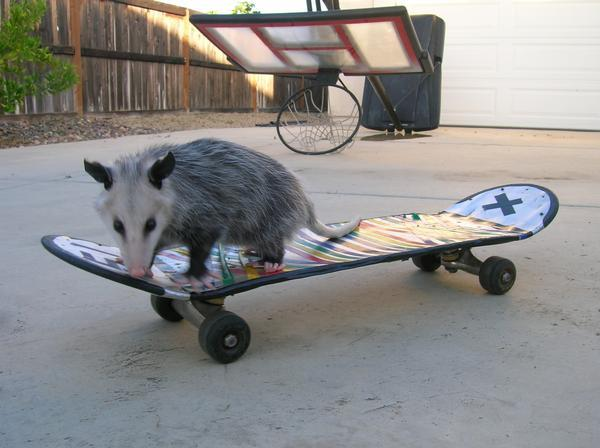
#> input picture testbench/input.png, 600 x 448 px
$ python -i image.py   (imports and definitions only)
#> lines starting #> are read from the running program, lines starting #| are printed output that depends on the picture
import argparse
import ctypes
import imageio
import numpy as np
import scipy.signal
import struct

parser = argparse.ArgumentParser()
# [4 lines not run here, left out]

# [1 line that did not run here, left out]
# [1 line that did not run here, left out]
# [1 line that did not run here, left out]

mode_native_values = {
    "sum_abs": 0,
    "sqrt":    1,
    "bor":     2,
    "avg":     3,
}

# [4 lines not run here, left out]

vertical_kernel = np.array([
    [1, 0, -1],
    [2, 0, -2],
    [1, 0, -1],
]).astype(np.int8)
horizontal_kernel = np.array([
    [-1, -2, -1],
    [ 0,  0,  0],
    [ 1,  2,  1],
]).astype(np.int8)

def reference(img):
    out1 = -scipy.signal.convolve2d(img, vertical_kernel, mode="same").astype(np.int32)
    out2 = -scipy.signal.convolve2d(img, horizontal_kernel, mode="same").astype(np.int32)

    if mode == "sum_abs":
        res = (np.abs(out1) + np.abs(out2)) / 4
    elif mode == "sqrt":
        res = np.sqrt(np.square(out1) + np.square(out2)) / 4
    elif mode == "bor":
        res = np.bitwise_or(out1, out2) / 4
    elif mode == "avg":
        res = (out1 + out2) / 2 / 4
    else:
        raise Exception("unreachable")
    res = res.astype(np.uint8)

    return res

def cxxrtl(img, lib):
    height, width = img.shape

    dll = ctypes.CDLL(lib)

    pixel_buffer = ctypes.create_string_buffer(bytes([x & 0xFF for x in img.ravel()]))
    img_buffer = ctypes.create_string_buffer(4 * height * width)
    conv1_buffer = ctypes.create_string_buffer(4 * height * width)
    conv2_buffer = ctypes.create_string_buffer(4 * height * width)
    kernel1_buffer = ctypes.create_string_buffer(bytes([x & 0xFF for x in vertical_kernel.ravel()]))
    kernel2_buffer = ctypes.create_string_buffer(bytes([x & 0xFF for x in horizontal_kernel.ravel()]))

    dll.sim_apply(
        img_buffer,           conv1_buffer,          conv2_buffer,
        kernel1_buffer,       kernel2_buffer,        pixel_buffer,
        ctypes.c_uint(width), ctypes.c_uint(height), ctypes.c_ubyte(mode_native_values[mode]),
    )

    out1 = np.array([struct.unpack("={}i".format(width*height), conv1_buffer.raw)]).reshape(height, width).astype(np.uint8)
    out2 = np.array([struct.unpack("={}i".format(width*height), conv2_buffer.raw)]).reshape(height, width).astype(np.uint8)

    res = np.array([struct.unpack("={}i".format(width*height), img_buffer.raw)]).reshape(height, width).astype(np.uint8)

    return res

# [1 line that did not run here, left out]
# [1 line that did not run here, left out]
# [1 line that did not run here, left out]


# [23 lines not run here, left out]

>>> import cv2
>>> picture = cv2.imread('input.png', cv2.IMREAD_GRAYSCALE)
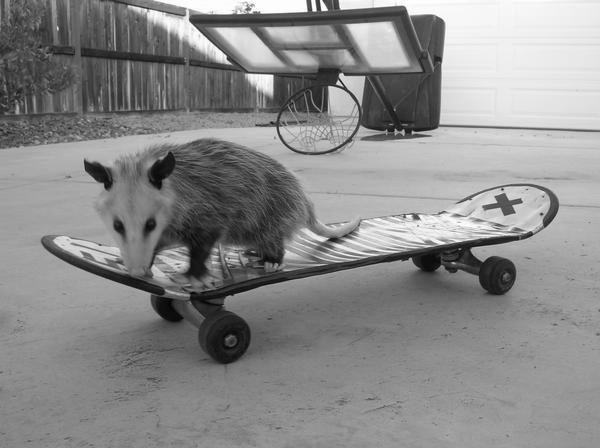
#> picture: shape (448, 600); min 0, max 255, mean 138.2
>>> result = reference(picture)
#> in reference, `out1 = -scipy.signal.convolve2d(img, vertical_kernel, mode="same").ast..`:
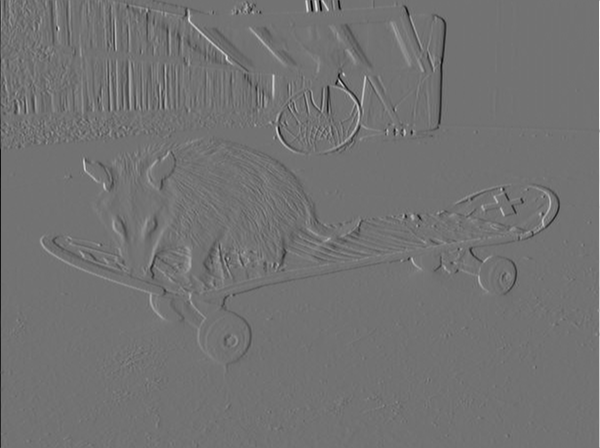
#> out1: shape (448, 600) int32; min -776, max 949, mean -0.4; drawn with min black and max white
#> in reference, `out2 = -scipy.signal.convolve2d(img, horizontal_kernel, mode="same").a..`:
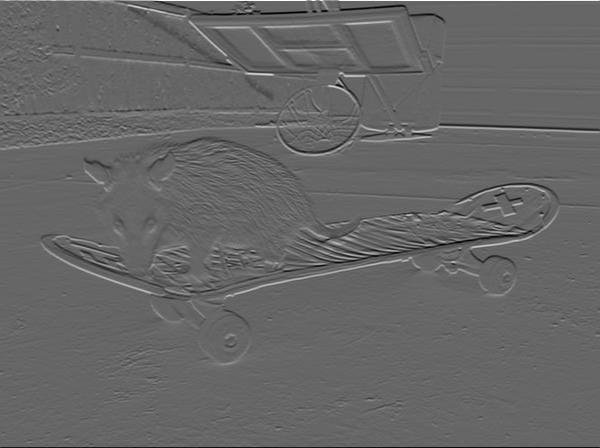
#> out2: shape (448, 600) int32; min -687, max 1020, mean -0.6; drawn with min black and max white
#> (the run stopped early here; a loop or call above may not have finished)
